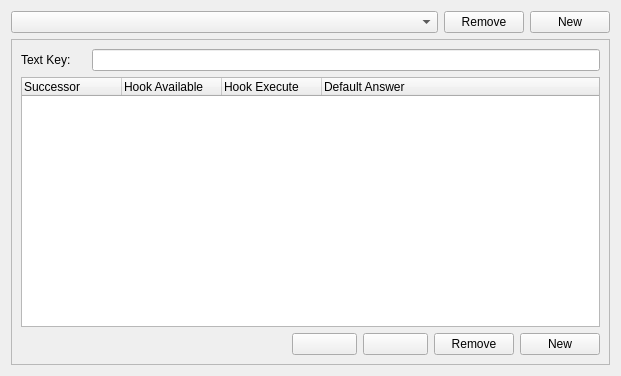
<?xml version="1.0" encoding="UTF-8"?>
<ui version="4.0">
 <class>DialogEditor</class>
 <widget class="QWidget" name="DialogEditor">
  <property name="geometry">
   <rect>
    <x>0</x>
    <y>0</y>
    <width>621</width>
    <height>376</height>
   </rect>
  </property>
  <property name="windowTitle">
   <string>Form</string>
  </property>
  <layout class="QGridLayout" name="gridLayout">
   <item row="0" column="0">
    <widget class="QComboBox" name="nodeList">
     <property name="sizePolicy">
      <sizepolicy hsizetype="Expanding" vsizetype="Preferred">
       <horstretch>0</horstretch>
       <verstretch>0</verstretch>
      </sizepolicy>
     </property>
    </widget>
   </item>
   <item row="0" column="2">
    <widget class="QPushButton" name="nodeNew">
     <property name="text">
      <string>New</string>
     </property>
    </widget>
   </item>
   <item row="0" column="1">
    <widget class="QPushButton" name="nodeRemove">
     <property name="text">
      <string>Remove</string>
     </property>
    </widget>
   </item>
   <item row="1" column="0" colspan="3">
    <widget class="QFrame" name="frame">
     <property name="frameShape">
      <enum>QFrame::StyledPanel</enum>
     </property>
     <property name="frameShadow">
      <enum>QFrame::Raised</enum>
     </property>
     <layout class="QGridLayout" name="gridLayout_2">
      <item row="2" column="5">
       <widget class="QPushButton" name="successorDown">
        <property name="text">
         <string/>
        </property>
       </widget>
      </item>
      <item row="2" column="7">
       <widget class="QPushButton" name="successorAdd">
        <property name="text">
         <string>New</string>
        </property>
       </widget>
      </item>
      <item row="2" column="4">
       <widget class="QPushButton" name="successorUp">
        <property name="text">
         <string/>
        </property>
       </widget>
      </item>
      <item row="2" column="6">
       <widget class="QPushButton" name="successorRemove">
        <property name="text">
         <string>Remove</string>
        </property>
       </widget>
      </item>
      <item row="1" column="0" colspan="8">
       <widget class="QTreeWidget" name="successorList">
        <column>
         <property name="text">
          <string>Successor</string>
         </property>
         <property name="foreground">
          <brush brushstyle="NoBrush">
           <color alpha="255">
            <red>0</red>
            <green>0</green>
            <blue>0</blue>
           </color>
          </brush>
         </property>
        </column>
        <column>
         <property name="text">
          <string>Hook Available</string>
         </property>
        </column>
        <column>
         <property name="text">
          <string>Hook Execute</string>
         </property>
        </column>
        <column>
         <property name="text">
          <string>Default Answer</string>
         </property>
        </column>
       </widget>
      </item>
      <item row="2" column="0" colspan="4">
       <spacer name="horizontalSpacer">
        <property name="orientation">
         <enum>Qt::Horizontal</enum>
        </property>
        <property name="sizeHint" stdset="0">
         <size>
          <width>40</width>
          <height>20</height>
         </size>
        </property>
       </spacer>
      </item>
      <item row="0" column="0">
       <widget class="QLabel" name="label">
        <property name="text">
         <string>Text Key:</string>
        </property>
       </widget>
      </item>
      <item row="0" column="1" colspan="7">
       <widget class="QLineEdit" name="npcLine"/>
      </item>
     </layout>
    </widget>
   </item>
  </layout>
 </widget>
 <resources/>
 <connections/>
</ui>
